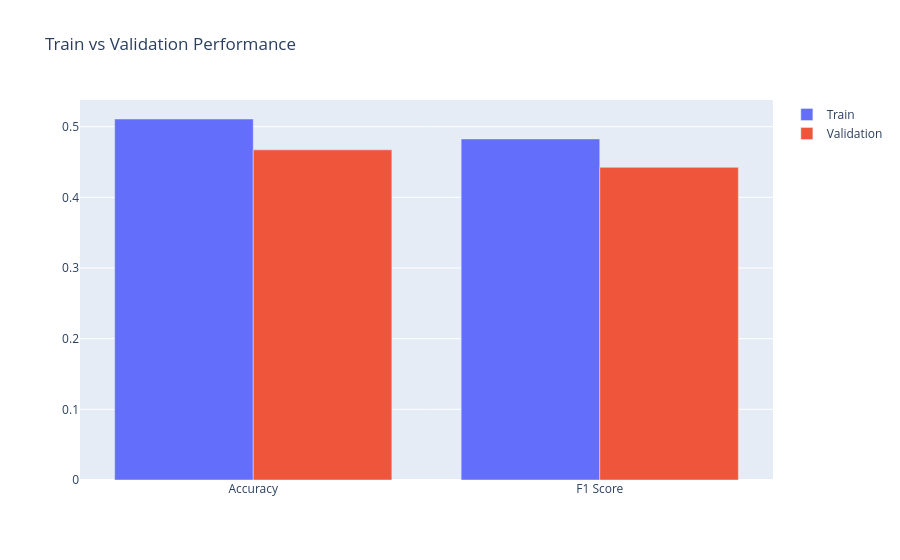

The notebook cell this image was saved under:
### Code cell
import plotly.graph_objects as go
metrics = ["Accuracy", "F1 Score"]
train_scores = [
    accuracy_score(y_train, lr.predict(X_train_vec)),
    f1_score(y_train, lr.predict(X_train_vec), average='macro')
]
val_scores = [val_acc, val_f1]
fig = go.Figure()
fig.add_trace(go.Bar(name="Train", x=metrics, y=train_scores))
fig.add_trace(go.Bar(name="Validation", x=metrics, y=val_scores))
fig.update_layout(
    title="Train vs Validation Performance",
    barmode='group'
)
fig.show()

### Figure 1 — Plotly figure (JSON) as saved in the notebook; plotly's stock layout.template omitted (floating-point values rounded to 4 significant figures)
{"data": [{"name": "Train", "type": "bar", "x": ["Accuracy", "F1 Score"], "y": [0.5109, 0.4826]}, {"name": "Validation", "type": "bar", "x": ["Accuracy", "F1 Score"], "y": [0.4672, 0.4425]}], "layout": {"barmode": "group", "title": {"text": "Train vs Validation Performance"}}}
